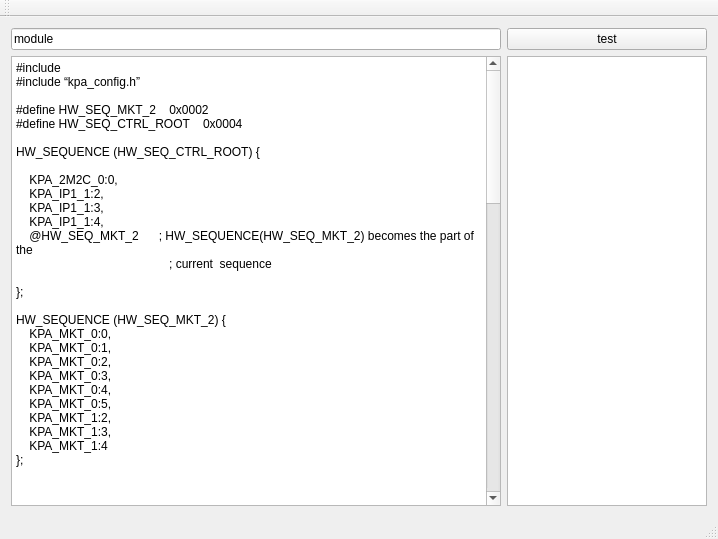
<?xml version="1.0" encoding="UTF-8"?>
<ui version="4.0">
 <class>regexptest</class>
 <widget class="QMainWindow" name="regexptest">
  <property name="geometry">
   <rect>
    <x>0</x>
    <y>0</y>
    <width>718</width>
    <height>539</height>
   </rect>
  </property>
  <property name="windowTitle">
   <string>regexptest</string>
  </property>
  <widget class="QWidget" name="centralWidget">
   <layout class="QGridLayout" name="gridLayout">
    <item row="0" column="0" colspan="2">
     <widget class="QLineEdit" name="lineEdit">
      <property name="toolTip">
       <string>&lt;html&gt;&lt;head/&gt;&lt;body&gt;&lt;p&gt;Ok&lt;/p&gt;&lt;p&gt;Ok2&lt;/p&gt;&lt;/body&gt;&lt;/html&gt;</string>
      </property>
      <property name="text">
       <string>module</string>
      </property>
     </widget>
    </item>
    <item row="0" column="2">
     <widget class="QPushButton" name="pushButton">
      <property name="maximumSize">
       <size>
        <width>200</width>
        <height>16777215</height>
       </size>
      </property>
      <property name="text">
       <string>test</string>
      </property>
     </widget>
    </item>
    <item row="1" column="0" colspan="2">
     <widget class="QPlainTextEdit" name="plainTextEdit">
      <property name="plainText">
       <string>#include &lt;names.h&gt;				
#include “kpa_config.h”				
				
#define HW_SEQ_MKT_2    0x0002				
#define HW_SEQ_CTRL_ROOT    0x0004				
				
HW_SEQUENCE (HW_SEQ_CTRL_ROOT) {				
    KPA_2M2C_0:0, 				
    KPA_IP1_1:2,				
    KPA_IP1_1:3,				
    KPA_IP1_1:4,				
    @HW_SEQ_MKT_2      ; HW_SEQUENCE(HW_SEQ_MKT_2) becomes the part of the				
                                              ; current  sequence				
};				
				
HW_SEQUENCE (HW_SEQ_MKT_2) {				
    KPA_MKT_0:0,				
    KPA_MKT_0:1,				
    KPA_MKT_0:2,				
    KPA_MKT_0:3,				
    KPA_MKT_0:4,				
    KPA_MKT_0:5,				
    KPA_MKT_1:2,				
    KPA_MKT_1:3,				
    KPA_MKT_1:4				
};				
				
				
				
#define IP1_UPDATE EVENT_L00	

module  (  KPA_IP1  ,  SEQ_CTRL_ROOT    )       {




	procedure ( IP1_UPDATE) {			
		A := Ctrl;		
		Ctrl := A &amp; 0xFFFE;		
		rg[11] := Vx + dVx;		
		rg[10] := Vx - dVx;		
		rg[1] := 0xA710;		
		Ctrl := 0x0002 | iif ( A &amp; 0x0020, A | 0x8000, A);		
	}
}

module(KPA_IP2, HW_SEQ_CTRL){VAR_EVENTS{Ctrl ::: IP1_UPDATE}}

module	(	KPA_IP3	, 		 HW_CTRL_ROOT	)	 {	
	uword Vx : rg:7, dVx:rg:8;			
	uword Ctrl:port:0;			
	word A, B, C;			
}
				
module (KPA_IP4, HW_SEQ_CTRL_ROOT) {				
	uword Vx : rg:7, dVx:rg:8;			
	uword Ctrl:port:0;			
	word A, B, C;			
				
	VAR_EVENTS {			
		Ctrl ::: IP1_UPDATE		
	}			
				
	procedure ( IP1_UPDATE) {			
		A := Ctrl;		
		Ctrl := A &amp; 0xFFFE;		
		rg[11] := Vx + dVx;		
		rg[10] := Vx - dVx;		
		rg[1] := 0xA710;		
		Ctrl := 0x0002 | iif ( A &amp; 0x0020, A | 0x8000, A);		
	}			
				
	procedure Run (EVENT_GRUN) {			
		Ctrl := 0;		
		Vx := 0;		
		dVx := 0;		
		B := 0;		
		while (1) {		
			rg[3+B] := 0;	
			if (B &gt; 5)	
				break;
			else	
				B := B + 1;
			if (Ctrl &amp; 0x0200) {	
				local_send_event (IP1_UPDATE);
				end_proc ();
			}	
		}		
		debug_prnt (&quot;Module IP1 was run at %02d:%02d&quot;, m_pos, m_channel);		
	}			
}				
</string>
      </property>
     </widget>
    </item>
    <item row="1" column="2">
     <widget class="QPlainTextEdit" name="plainTextEdit_2">
      <property name="maximumSize">
       <size>
        <width>200</width>
        <height>16777215</height>
       </size>
      </property>
     </widget>
    </item>
   </layout>
  </widget>
  <widget class="QMenuBar" name="menuBar">
   <property name="geometry">
    <rect>
     <x>0</x>
     <y>0</y>
     <width>718</width>
     <height>20</height>
    </rect>
   </property>
  </widget>
  <widget class="QToolBar" name="mainToolBar">
   <attribute name="toolBarArea">
    <enum>TopToolBarArea</enum>
   </attribute>
   <attribute name="toolBarBreak">
    <bool>false</bool>
   </attribute>
  </widget>
  <widget class="QStatusBar" name="statusBar"/>
 </widget>
 <layoutdefault spacing="6" margin="11"/>
 <resources/>
 <connections/>
</ui>
